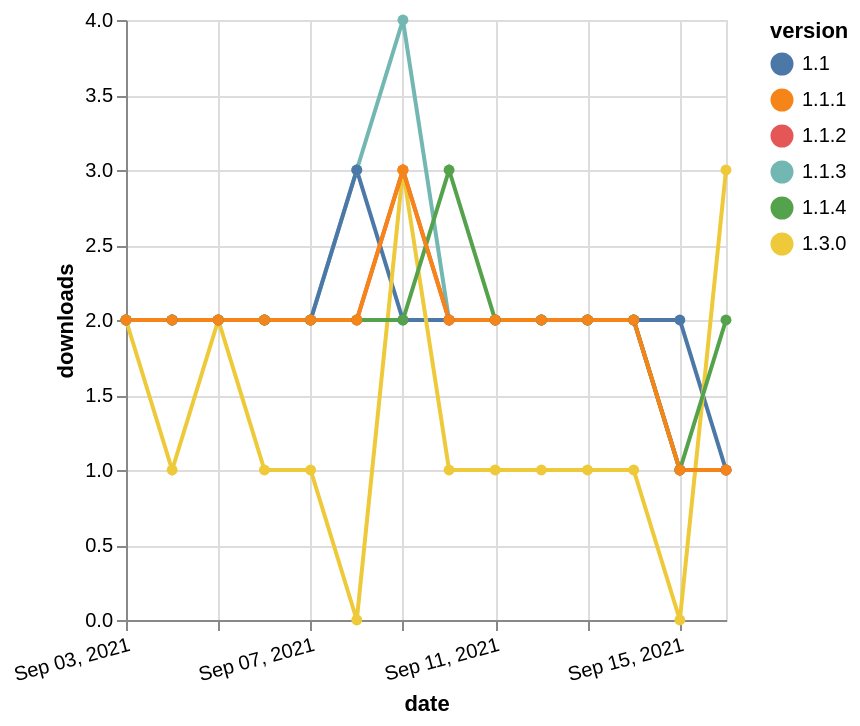

Here is the Vega-Lite specification saved for this chart:
### Vega-Lite specification from a JSON file in a GitHub repository (floating-point values rounded to 4 significant figures)
{"$schema": "https://vega.github.io/schema/vega-lite/v5.json", "description": "A simple bar chart with embedded data.", "data": {"values": [{"date": "2021-09-03", "total": 2577, "delta": 2, "version": "1.1.3"}, {"date": "2021-09-04", "total": 2579, "delta": 2, "version": "1.1.3"}, {"date": "2021-09-05", "total": 2581, "delta": 2, "version": "1.1.3"}, {"date": "2021-09-06", "total": 2583, "delta": 2, "version": "1.1.3"}, {"date": "2021-09-07", "total": 2585, "delta": 2, "version": "1.1.3"}, {"date": "2021-09-08", "total": 2588, "delta": 3, "version": "1.1.3"}, {"date": "2021-09-09", "total": 2592, "delta": 4, "version": "1.1.3"}, {"date": "2021-09-10", "total": 2594, "delta": 2, "version": "1.1.3"}, {"date": "2021-09-11", "total": 2596, "delta": 2, "version": "1.1.3"}, {"date": "2021-09-12", "total": 2598, "delta": 2, "version": "1.1.3"}, {"date": "2021-09-13", "total": 2600, "delta": 2, "version": "1.1.3"}, {"date": "2021-09-14", "total": 2602, "delta": 2, "version": "1.1.3"}, {"date": "2021-09-15", "total": 2603, "delta": 1, "version": "1.1.3"}, {"date": "2021-09-16", "total": 2604, "delta": 1, "version": "1.1.3"}, {"date": "2021-09-03", "total": 2525, "delta": 2, "version": "1.1"}, {"date": "2021-09-04", "total": 2527, "delta": 2, "version": "1.1"}, {"date": "2021-09-05", "total": 2529, "delta": 2, "version": "1.1"}, {"date": "2021-09-06", "total": 2531, "delta": 2, "version": "1.1"}, {"date": "2021-09-07", "total": 2533, "delta": 2, "version": "1.1"}, {"date": "2021-09-08", "total": 2536, "delta": 3, "version": "1.1"}, {"date": "2021-09-09", "total": 2538, "delta": 2, "version": "1.1"}, {"date": "2021-09-10", "total": 2540, "delta": 2, "version": "1.1"}, {"date": "2021-09-11", "total": 2542, "delta": 2, "version": "1.1"}, {"date": "2021-09-12", "total": 2544, "delta": 2, "version": "1.1"}, {"date": "2021-09-13", "total": 2546, "delta": 2, "version": "1.1"}, {"date": "2021-09-14", "total": 2548, "delta": 2, "version": "1.1"}, {"date": "2021-09-15", "total": 2550, "delta": 2, "version": "1.1"}, {"date": "2021-09-16", "total": 2551, "delta": 1, "version": "1.1"}, {"date": "2021-09-03", "total": 248, "delta": 2, "version": "1.3.0"}, {"date": "2021-09-04", "total": 249, "delta": 1, "version": "1.3.0"}, {"date": "2021-09-05", "total": 251, "delta": 2, "version": "1.3.0"}, {"date": "2021-09-06", "total": 252, "delta": 1, "version": "1.3.0"}, {"date": "2021-09-07", "total": 253, "delta": 1, "version": "1.3.0"}, {"date": "2021-09-08", "total": 253, "delta": 0, "version": "1.3.0"}, {"date": "2021-09-09", "total": 256, "delta": 3, "version": "1.3.0"}, {"date": "2021-09-10", "total": 257, "delta": 1, "version": "1.3.0"}, {"date": "2021-09-11", "total": 258, "delta": 1, "version": "1.3.0"}, {"date": "2021-09-12", "total": 259, "delta": 1, "version": "1.3.0"}, {"date": "2021-09-13", "total": 260, "delta": 1, "version": "1.3.0"}, {"date": "2021-09-14", "total": 261, "delta": 1, "version": "1.3.0"}, {"date": "2021-09-15", "total": 261, "delta": 0, "version": "1.3.0"}, {"date": "2021-09-16", "total": 264, "delta": 3, "version": "1.3.0"}, {"date": "2021-09-03", "total": 2269, "delta": 2, "version": "1.1.2"}, {"date": "2021-09-04", "total": 2271, "delta": 2, "version": "1.1.2"}, {"date": "2021-09-05", "total": 2273, "delta": 2, "version": "1.1.2"}, {"date": "2021-09-06", "total": 2275, "delta": 2, "version": "1.1.2"}, {"date": "2021-09-07", "total": 2277, "delta": 2, "version": "1.1.2"}, {"date": "2021-09-08", "total": 2279, "delta": 2, "version": "1.1.2"}, {"date": "2021-09-09", "total": 2282, "delta": 3, "version": "1.1.2"}, {"date": "2021-09-10", "total": 2284, "delta": 2, "version": "1.1.2"}, {"date": "2021-09-11", "total": 2286, "delta": 2, "version": "1.1.2"}, {"date": "2021-09-12", "total": 2288, "delta": 2, "version": "1.1.2"}, {"date": "2021-09-13", "total": 2290, "delta": 2, "version": "1.1.2"}, {"date": "2021-09-14", "total": 2292, "delta": 2, "version": "1.1.2"}, {"date": "2021-09-15", "total": 2293, "delta": 1, "version": "1.1.2"}, {"date": "2021-09-16", "total": 2294, "delta": 1, "version": "1.1.2"}, {"date": "2021-09-03", "total": 2481, "delta": 2, "version": "1.1.4"}, {"date": "2021-09-04", "total": 2483, "delta": 2, "version": "1.1.4"}, {"date": "2021-09-05", "total": 2485, "delta": 2, "version": "1.1.4"}, {"date": "2021-09-06", "total": 2487, "delta": 2, "version": "1.1.4"}, {"date": "2021-09-07", "total": 2489, "delta": 2, "version": "1.1.4"}, {"date": "2021-09-08", "total": 2491, "delta": 2, "version": "1.1.4"}, {"date": "2021-09-09", "total": 2493, "delta": 2, "version": "1.1.4"}, {"date": "2021-09-10", "total": 2496, "delta": 3, "version": "1.1.4"}, {"date": "2021-09-11", "total": 2498, "delta": 2, "version": "1.1.4"}, {"date": "2021-09-12", "total": 2500, "delta": 2, "version": "1.1.4"}, {"date": "2021-09-13", "total": 2502, "delta": 2, "version": "1.1.4"}, {"date": "2021-09-14", "total": 2504, "delta": 2, "version": "1.1.4"}, {"date": "2021-09-15", "total": 2505, "delta": 1, "version": "1.1.4"}, {"date": "2021-09-16", "total": 2507, "delta": 2, "version": "1.1.4"}, {"date": "2021-09-03", "total": 2242, "delta": 2, "version": "1.1.1"}, {"date": "2021-09-04", "total": 2244, "delta": 2, "version": "1.1.1"}, {"date": "2021-09-05", "total": 2246, "delta": 2, "version": "1.1.1"}, {"date": "2021-09-06", "total": 2248, "delta": 2, "version": "1.1.1"}, {"date": "2021-09-07", "total": 2250, "delta": 2, "version": "1.1.1"}, {"date": "2021-09-08", "total": 2252, "delta": 2, "version": "1.1.1"}, {"date": "2021-09-09", "total": 2255, "delta": 3, "version": "1.1.1"}, {"date": "2021-09-10", "total": 2257, "delta": 2, "version": "1.1.1"}, {"date": "2021-09-11", "total": 2259, "delta": 2, "version": "1.1.1"}, {"date": "2021-09-12", "total": 2261, "delta": 2, "version": "1.1.1"}, {"date": "2021-09-13", "total": 2263, "delta": 2, "version": "1.1.1"}, {"date": "2021-09-14", "total": 2265, "delta": 2, "version": "1.1.1"}, {"date": "2021-09-15", "total": 2266, "delta": 1, "version": "1.1.1"}, {"date": "2021-09-16", "total": 2267, "delta": 1, "version": "1.1.1"}]}, "width": "container", "mark": {"type": "line", "point": {"filled": true}}, "encoding": {"x": {"field": "date", "type": "temporal", "timeUnit": "yearmonthdate", "title": "date", "axis": {"labelAngle": -15}}, "y": {"field": "delta", "type": "quantitative", "title": "downloads"}, "color": {"field": "version", "type": "nominal"}, "tooltip": {"field": "delta"}}}
